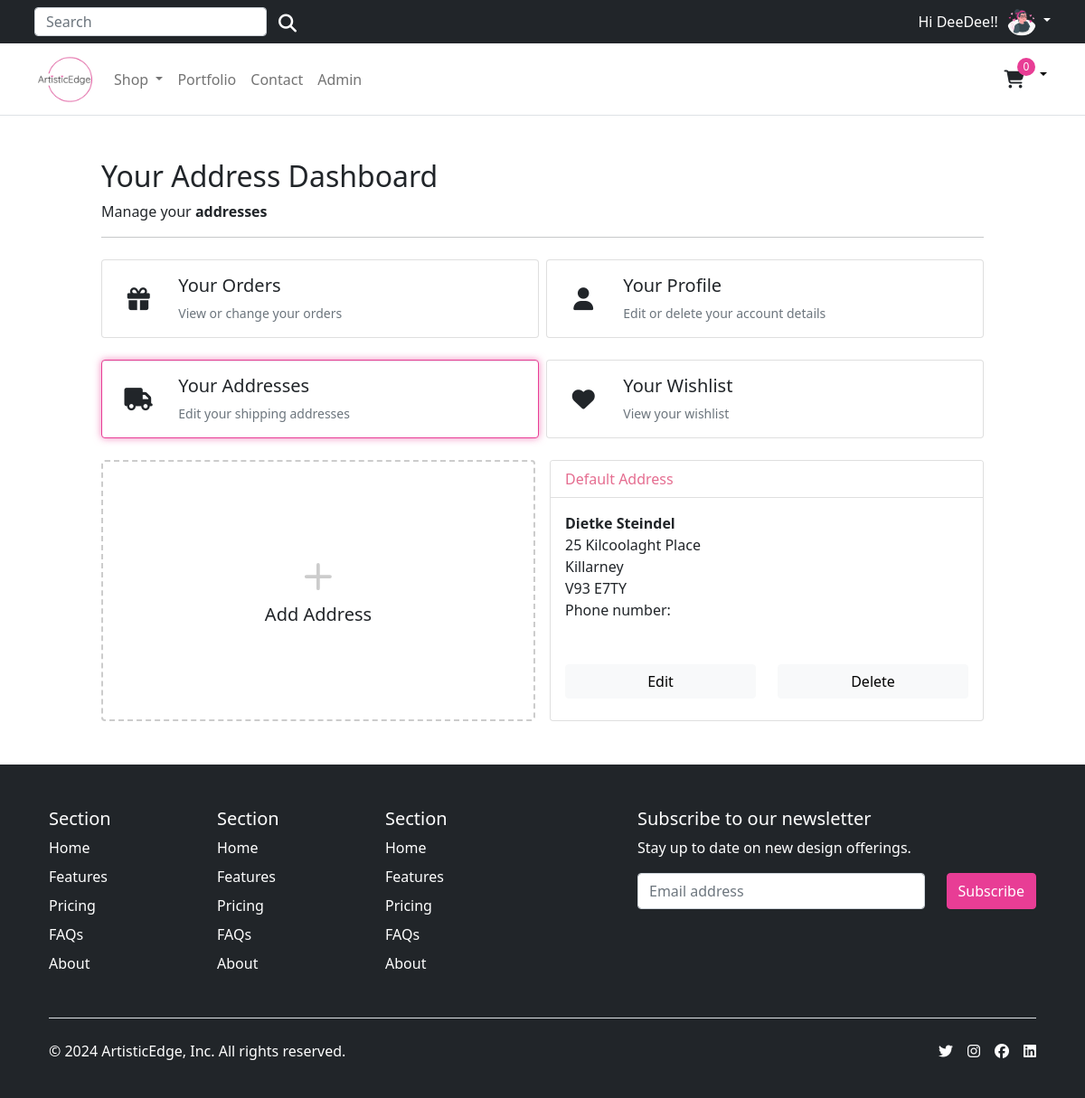
/account/addresses/ (signed in), run on the app's committed database.
### account/models.py (models this page shows, shortened)
class Customer(AbstractBaseUser, PermissionsMixin):
    email = models.EmailField(_('email address'), unique=True)
    name = models.CharField(max_length=150)
    mobile = models.CharField(max_length=20, blank=True)
    profile_image = models.ImageField(_('profile image'), upload_to='profile_images/', null=True, blank=True)
    is_active = models.BooleanField(default=False)
    is_staff = models.BooleanField(default=False)
    created = models.DateTimeField(auto_now_add=True)
    updated = models.DateTimeField(auto_now=True)
    objects = CustomAccountManager()
    USERNAME_FIELD = 'email'
    REQUIRED_FIELDS = ['name']
    class Meta:
        verbose_name = "Accounts"
        verbose_name_plural = "Accounts"

class Address(models.Model):
    id = models.UUIDField(primary_key=True, default=uuid.uuid4, editable=False)
    customer = models.ForeignKey(Customer, verbose_name=_("Customer"), on_delete=models.CASCADE)
    full_name = models.CharField(_("Full Name"), max_length=150)
    phone = models.CharField(_("Phone Number"), max_length=50)
    address_line = models.CharField(_("Address Line 1"), max_length=255)
    address_line2 = models.CharField(_("Address Line 2"), max_length=255)
    town_city = models.CharField(_("City, State"), max_length=150)
    country = models.CharField(_("Country"), max_length=200, null=True, blank=True, choices=[('', 'Select Country')] + list(CountryField().choices))
    postcode = models.CharField(_("Postcode"), max_length=50)
    created_at = models.DateTimeField(_("Created at"), auto_now_add=True)
    updated_at = models.DateTimeField(_("Updated at"), auto_now=True)
    default = models.BooleanField(_("Default"), default=False)
    class Meta:
        verbose_name = "Address"
        verbose_name_plural = "Addresses"

### account/views.py (the view)
# urls.py: path("addresses/", views.view_address, name="addresses"),
@login_required
def view_address(request):
    addresses = Address.objects.filter(customer=request.user)
    return render(request, "account/user/addresses.html", {"addresses": addresses})

### templates/account/user/addresses.html (shortened to what this page needs)
{% extends "../../base.html" %}
{% load static %}
{% block content %}
<div class="container" style="max-width: 1000px">
    <div class="col-12">
      <h1 class="h2">Your Address Dashboard</h1>
    </div>
    <div class="col-12 d-flex justify-content-between">
        <div>Manage your <b>addresses</b></div>
    </div>
    <hr />
    <div class="row row-cols-1 row-cols-sm-2 row-cols-md-2 g-2 pt-2">
      <div class="col">
        <a href="{% url "account:dashboard" %}" class="text-reset text-decoration-none" role="button" style="max-width: 540px;">
        <div id="ordersCard" class="card mb-3">
          <div class="row g-0">
            <div class="col-2 position-relative">
                <i class="fa-solid fa-gift position-absolute top-50 start-50 translate-middle" style="font-size: 25px;"></i>
            </div>
            <div class="col-10">
              <div class="card-body ps-0 ps-md-1">
                <h1 class="h5">Your Orders</h1>
                <p class="card-text small text-muted">View or change your orders</p>
              </div>
            </div>
          </div>
        </div>
        </a>
      </div>
      <div class="col">
        <a href="{% url "account:edit_details" %}" class="text-reset text-decoration-none" role="button" style="max-width: 540px;">
        <div id="profileCard" class="card mb-3">
          <div class="row g-0">
            <div class="col-2 position-relative">
                <i class="fa-solid fa-user position-absolute top-50 start-50 translate-middle" style="font-size: 25px;"></i>
            </div>
            <div class="col-10">
              <div class="card-body ps-0 ps-md-1">
                <h1 class="h5">Your Profile</h1>
                <p class="card-text small text-muted">Edit or delete your account details</p>
              </div>
            </div>
          </div>
        </div>
        </a>
      </div>
      <div class="col">
        <a href="{% url "account:addresses" %}" class="text-reset text-decoration-none" role="button" style="max-width: 540px;">
        <div id="addressesCard" class="card mb-3">
          <div class="row g-0">
            <div class="col-2 position-relative">
                <i class="fa-solid fa-truck position-absolute top-50 start-50 translate-middle" style="font-size: 25px;"></i>
            </div>
            <div class="col-10">
              <div class="card-body ps-0 ps-md-1">
                <h1 class="h5">Your Addresses</h1>
                <p class="card-text small text-muted">Edit your shipping addresses</p>
              </div>
            </div>
          </div>
        </div>
        </a>
    </div>
    <div class="col">
        <a href="{% url "account:wishlist" %}" class="text-reset text-decoration-none" role="button" style="max-width: 540px;">
        <div id="wishlistCard" class="card mb-3">
          <div class="row g-0">
            <div class="col-2 position-relative">
              <i class="fa-solid fa-heart position-absolute top-50 start-50 translate-middle" style="font-size: 25px;"></i>
            </div>
            <div class="col-10">
              <div class="card-body ps-0 ps-md-1">
                <h1 class="h5">Your Wishlist</h1>
                <p class="card-text small text-muted">View your wishlist</p>
              </div>
            </div>
          </div>
        </div>
        </a>
      </div>
</div>
<div class="container px-0 pt-2">
    <div class="row row-cols-1 row-cols-md-2 g-3">
        <div class="col">
        <a href="{% url "account:add_address" %}" class="text-reset text-decoration-none" role="button"
            style="max-width: 540px;">
            <div class="card mb-3 h-100 btn" style="border: dashed 2px #ccc;">
            <div class="row g-0 h-100">
                <div class="col-12" style="min-height:100px">
                <div class="card-body text-center position-absolute top-50 start-50 translate-middle">
                    <svg style="color:#ccc;" xmlns="http://www.w3.org/2000/svg" width="60" height="60" fill="currentColor"
                    class="bi bi-plus" viewBox="0 0 16 16">
                    <path
                        d="M8 4a.5.5 0 0 1 .5.5v3h3a.5.5 0 0 1 0 1h-3v3a.5.5 0 0 1-1 0v-3h-3a.5.5 0 0 1 0-1h3v-3A.5.5 0 0 1 8 4z" />
                    </svg>
                    <h1 class="h5">Add Address</h1>
                </div>
                </div>
            </div>
            </div>
        </a>
        </div>
        {% for address in addresses %}
        <div class="col">
        <div class="card">
            <div class="card-header bg-white text-pink">
            {% if address.default %}
              Default Address
            {% endif %}
            </div>
            <div class="card-body p-3">
              <p class="card-text m-0 fw-bold">{{address.full_name}}</p>
              <p class="card-text m-0">{{address.address_line}}</p>
              <p class="card-text m-0">{{address.town_city}}</p>
              <p class="card-text m-0">{{address.postcode}}</p>
              <p class="card-text m-0">Phone number: {{address.phone}}</p>
              <div class="pt-5 row">
                <div class="col-12 col-md-6 mb-2">
                  <a href="{% url 'account:edit_address' address.id %}" class="col-12 btn btn-light">Edit</a>
                </div>
                <div class="col-12 col-md-6 mb-2">
                  <a href="{% url 'account:delete_address' address.id %}" class="col-12 btn btn-light">Delete</a>
                </div>
              </div>
            </div>
        </div>
        </div>
        {% endfor %}
    </div>
</div>
{% endblock %}

### templates/base.html (shortened to what this page needs)
{% load static %}
<!DOCTYPE html>
<html lang="en">
<head>
  {% block corecss %}
    <link href="https://cdn.jsdelivr.net/npm/bootstrap@5.0.0-beta1/dist/css/bootstrap.min.css" rel="stylesheet">
    <link rel="stylesheet" href="https://code.jquery.com/ui/1.13.1/themes/base/jquery-ui.css">
    <link rel="stylesheet" href="{% static 'css/style.css' %}">
  {% endblock%}
</head>
<body>
    <div class="top-banner-container bg-dark">
      <div class="top-banner container bg-dark">
        <div class="d-flex align-items-left flex-grow-1">
          <form class="d-md-flex d-none search-form" method="GET" action="{% url 'store:all_products' %}">
            <input class="form-control top-search-bar" type="search" name="q" placeholder="Search" aria-label="Search">
            <button class="btn search-button" type="submit"><i class="fas fa-search text-white" aria-hidden="true"></i></button>
          </form>
        </div>
        {% if request.user.is_authenticated %}
          <span class="greeting-text">
            Hi {{ request.user.name }}!
          </span>
          <div class="dropdown text-end">
            <a href="#" class="d-block link-body-emphasis text-decoration-none dropdown-toggle" data-bs-toggle="dropdown" aria-expanded="false">
              {% if request.user.profile_image %}
                <img src="{{ request.user.profile_image.url }}" alt="{{ request.user.name }}" width="32" height="32" class="rounded-circle">
              {% else %}
                <img src="{% static 'images/default_profile.png' %}" alt="Default Profile Image" width="32" height="32" class="rounded-circle">
              {% endif %}
            </a>
          </div>
        {% else %}
          <a href="{% url 'account:login' %}">Sign in</a>&nbsp;<span class="text-muted"> or</span>&nbsp;<a href="{% url 'account:register' %}">Register</a>
        {% endif %}
      </div>
    </div>
    <header>
      <nav class="navbar navbar-expand-md navbar-light bg-white border-bottom">
        <div class="container">
          <div class="d-flex w-100 navbar-collapse">
            <a class="navbar-brand d-none d-md-block" href="/">
              <img src="{% static 'images/logo.png' %}" height="60">
            </a>
            <ul class="navbar-nav me-auto mb-2 mb-md-0">
              <li class="nav-item dropdown">
                <a class="nav-link dropdown-toggle d-none d-md-block fw500" href="#" id="navbarDropdown" role="button"
                  data-bs-toggle="dropdown" aria-expanded="false">
                  Shop
                </a>
              </li>
              <li class="nav-item">
                <a class="nav-link d-none d-md-block fw500" href="{% url 'store:portfolio' %}" aria-expanded="false">
                  Portfolio
                </a>
              </li>
              <li class="nav-item">
                <a class="nav-link d-none d-md-block fw500" href="{% url 'store:all_products' %}#contact-form-section" aria-expanded="false">
                  Contact
                </a>
              </li>
              {% if request.user.is_authenticated and request.user.is_staff %}
              <li class="nav-item">
                <a class="nav-link d-none d-md-block fw500" href="{% url 'admin:index' %}" target="_blank">Admin</a>
              </li>
              {% endif %}
            </ul>
            <div class="dropdown text-end d-flex align-center">
                <a type="button" role="button" href="{% url 'store_basket:basket_summary' %}" class="btn store-basket">
                  {% with total_qty=basket|length %}
                      <div id="basket-qty" class="d-inline-flex">
                          {% if total_qty > 0 %}
                              {{ total_qty }}
                          {% else %}
                              0
                          {% endif %}
                      </div>
                  {% endwith %}
                  <i class="fa-solid fa-cart-shopping" aria-hidden="true"></i>
                </a>
                <a href="#" class="d-block link-body-emphasis text-decoration-none dropdown-toggle basket-toggle" data-bs-toggle="dropdown" aria-expanded="false">
                </a>
                </div>
          </div>
        </div>
      </nav>
    </header>
  <main class="main">
    <div class="py-5">
      {% block content %}
      {% endblock %}
    </div>
  </main>
  <footer class="footer bg-dark">
    <div class="container px-4">
        <footer class="pt-5 bg-dark">
          <div class="row">
            <div class="col-6 col-md-2 mb-3">
              <h5>Section</h5>
              <ul class="nav flex-column">
                <li class="nav-item mb-2"><a href="#" class="nav-link p-0 text-body-secondary">Home</a></li>
                <li class="nav-item mb-2"><a href="#" class="nav-link p-0 text-body-secondary">Features</a></li>
                <li class="nav-item mb-2"><a href="#" class="nav-link p-0 text-body-secondary">Pricing</a></li>
                <li class="nav-item mb-2"><a href="#" class="nav-link p-0 text-body-secondary">FAQs</a></li>
                <li class="nav-item mb-2"><a href="#" class="nav-link p-0 text-body-secondary">About</a></li>
              </ul>
            </div>
            <div class="col-6 col-md-2 mb-3">
              <h5>Section</h5>
              <ul class="nav flex-column">
                <li class="nav-item mb-2"><a href="#" class="nav-link p-0 text-body-secondary">Home</a></li>
                <li class="nav-item mb-2"><a href="#" class="nav-link p-0 text-body-secondary">Features</a></li>
                <li class="nav-item mb-2"><a href="#" class="nav-link p-0 text-body-secondary">Pricing</a></li>
                <li class="nav-item mb-2"><a href="#" class="nav-link p-0 text-body-secondary">FAQs</a></li>
                <li class="nav-item mb-2"><a href="#" class="nav-link p-0 text-body-secondary">About</a></li>
              </ul>
            </div>
            <div class="col-6 col-md-2 mb-3">
              <h5>Section</h5>
              <ul class="nav flex-column">
                <li class="nav-item mb-2"><a href="#" class="nav-link p-0 text-body-secondary">Home</a></li>
                <li class="nav-item mb-2"><a href="#" class="nav-link p-0 text-body-secondary">Features</a></li>
                <li class="nav-item mb-2"><a href="#" class="nav-link p-0 text-body-secondary">Pricing</a></li>
                <li class="nav-item mb-2"><a href="#" class="nav-link p-0 text-body-secondary">FAQs</a></li>
                <li class="nav-item mb-2"><a href="#" class="nav-link p-0 text-body-secondary">About</a></li>
              </ul>
            </div>
            <div class="col-md-5 offset-md-1 mb-3">
              <form action="https://gmail.us18.list-manage.com/subscribe/post?u=3b79d343ff245a0fae0275448&amp;id=bf5cc9409a&amp;f_id=0070c6e0f0" method="post" id="mc-embedded-subscribe-form">
                <h5>Subscribe to our newsletter</h5>
                <p>Stay up to date on new design offerings.</p>
                <div class="d-flex flex-column flex-sm-row w-100 gap-2">
                  <input id="mce-EMAIL" type="email" name="EMAIL" style="height: 2.5rem;"class="form-control required email" placeholder="Email address" required="" value="">
                  <div class="optionalParent">
                    <div class="clear foot">
                      <input class="button btn btn-primary" type="submit"  name="subscribe" id="mc-embedded-subscribe" value="Subscribe" style="height: 2.5rem">
                    </div>
                  </div>
                </div>
              </form>
            </div>
          </div>
          <div class="d-flex flex-column flex-sm-row justify-content-between pt-4 my-4 border-top">
            <p>© 2024 ArtisticEdge, Inc. All rights reserved.</p>
            <ul class="list-unstyled d-flex">
              <li class="ms-3"><a class="link-body-emphasis" href="#"><i class="fa-brands fa-twitter"></i></a></li>
              <li class="ms-3"><a class="link-body-emphasis" href="#"><i class="fa-brands fa-instagram"></i></a></li>
              <li class="ms-3"><a class="link-body-emphasis" href="#"><i class="fa-brands fa-facebook"></i></a></li>
              <li class="ms-3"><a class="link-body-emphasis" href="#"><i class="fa-brands fa-linkedin"></i></a></li>
            </ul>
          </div>
        </footer>
      </div>
  </footer>
</body>
</html>

### data on the page
Customer: user.name "DeeDee!"
Address: default "Default Address", full_name "Dietke Steindel", address_line "25 Kilcoolaght Place", town_city "Killarney", postcode "V93 E7TY"
